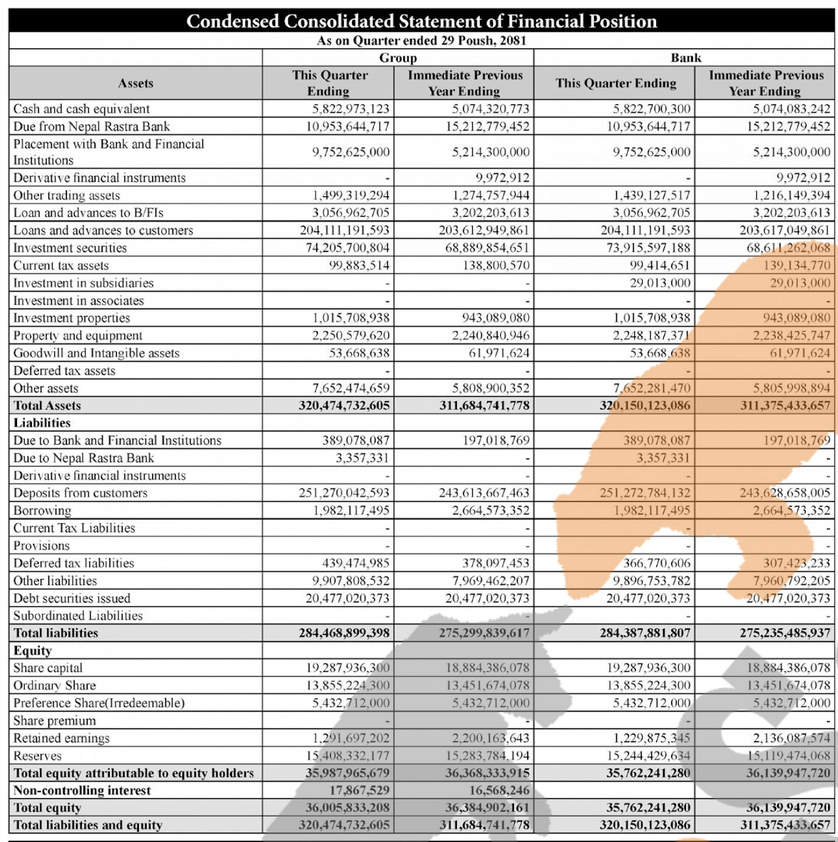
#> input picture image.png, 838 x 842 px, shrunk from 1526 x 1534 before the run
$ jupyter execute --allow-errors test.ipynb
#> lines starting #> are read from the running program, lines starting #| are printed output that depends on the picture; after the words box and inside, x2 and y2 are one past the last pixel; in counts of white or black regions, pixels touching at a corner belong together
#> further down, image is the input picture: shape (842, 838, 3); mean B, G, R 204.6, 208, 211.8
[cell 1]
# Run OCR on the cropped images
import easyocr
#> (the rest of this cell did not finish here and is left out)

[cell 2]
import numpy as np
import cv2 as cv
import matplotlib.pyplot as plt


def angle_cos(p0, p1, p2):
    d1, d2 = (p0-p1).astype('float'), (p2-p1).astype('float')
    return abs( np.dot(d1, d2) / np.sqrt( np.dot(d1, d1)*np.dot(d2, d2) ) )

def find_squares(img, threshold):
#> called with threshold = 0.1
    img = cv.GaussianBlur(img, (5, 5), 0)
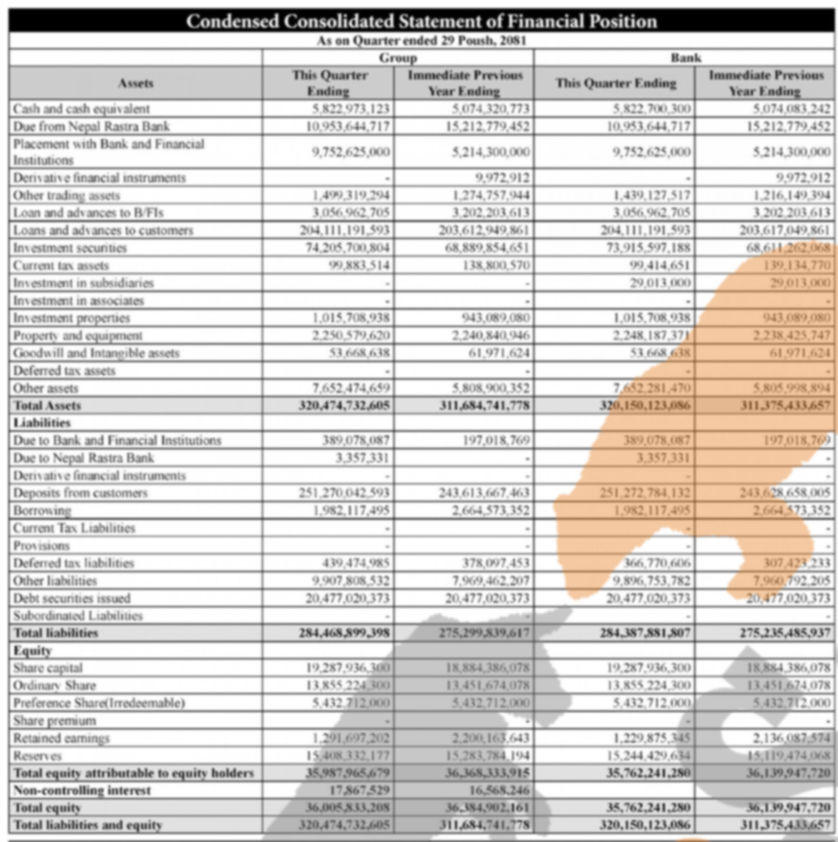
#> img: shape (842, 838, 3); mean of channels 0, 1, 2 204.6, 208.1, 211.8; drawn as B, G, R
    squares = []
    for gray in cv.split(img):
        for thrs in range(0, 255, 26):
            if thrs == 0:
                bin = cv.Canny(gray, 0, 50, apertureSize=5)
                bin = cv.dilate(bin, None)
            else:
                _retval, bin = cv.threshold(gray, thrs, 255, cv.THRESH_BINARY)
            contours, _hierarchy = cv.findContours(bin, cv.RETR_LIST, cv.CHAIN_APPROX_SIMPLE)
            for cnt in contours:
                cnt_len = cv.arcLength(cnt, True)
                cnt = cv.approxPolyDP(cnt, 0.02*cnt_len, True)
                if len(cnt) == 4 and cv.contourArea(cnt) > 1000 and cv.isContourConvex(cnt):
                    cnt = cnt.reshape(-1, 2)
                    max_cos = np.max([angle_cos( cnt[i], cnt[(i+1) % 4], cnt[(i+2) % 4] ) for i in range(4)])
                    if max_cos < threshold:
                        squares.append(cnt)
#> this loop made 3 passes
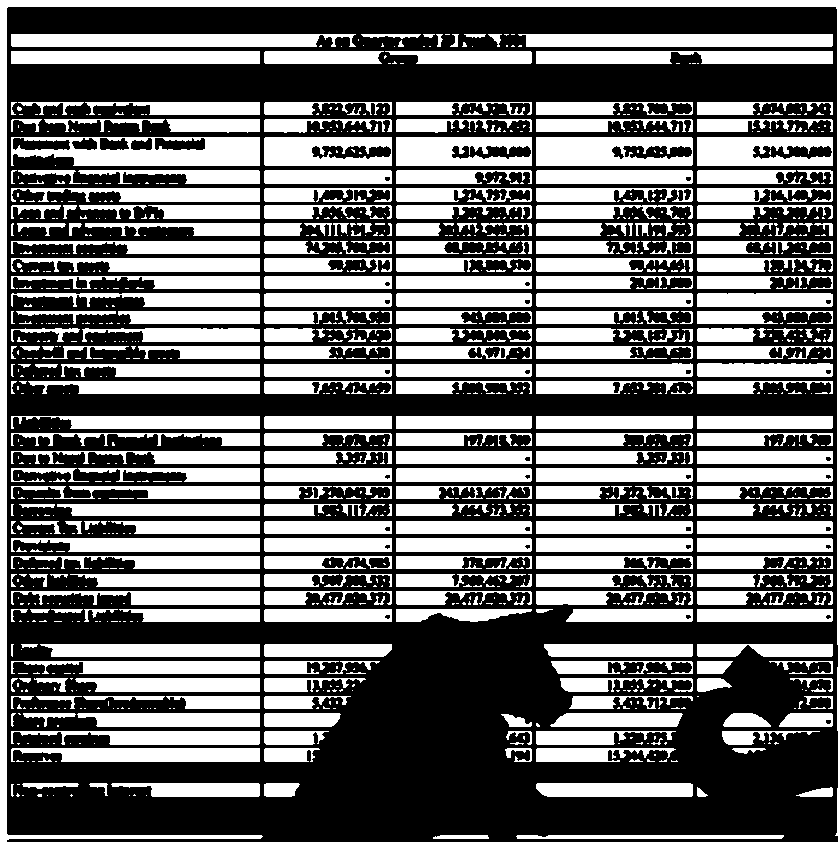
#> bin: shape (842, 838); 43% white; 1282 white regions (898 under 20 px), largest, box (x1, y1, x2, y2) and area: (0, 0, 838, 842) 13375, (11, 137, 260, 166) 4997, (11, 34, 356, 47) 4162
    return squares

[cell 3]
# image_address = '/Users/sunilthapa/Desktop/projects/nepse/1737352785-adbl.jpg'
image_address = 'image.png'
image = cv.imread(image_address)

squares = find_squares(image, 0.1)
cv.drawContours(image, squares, -1, (0,255,0),3)
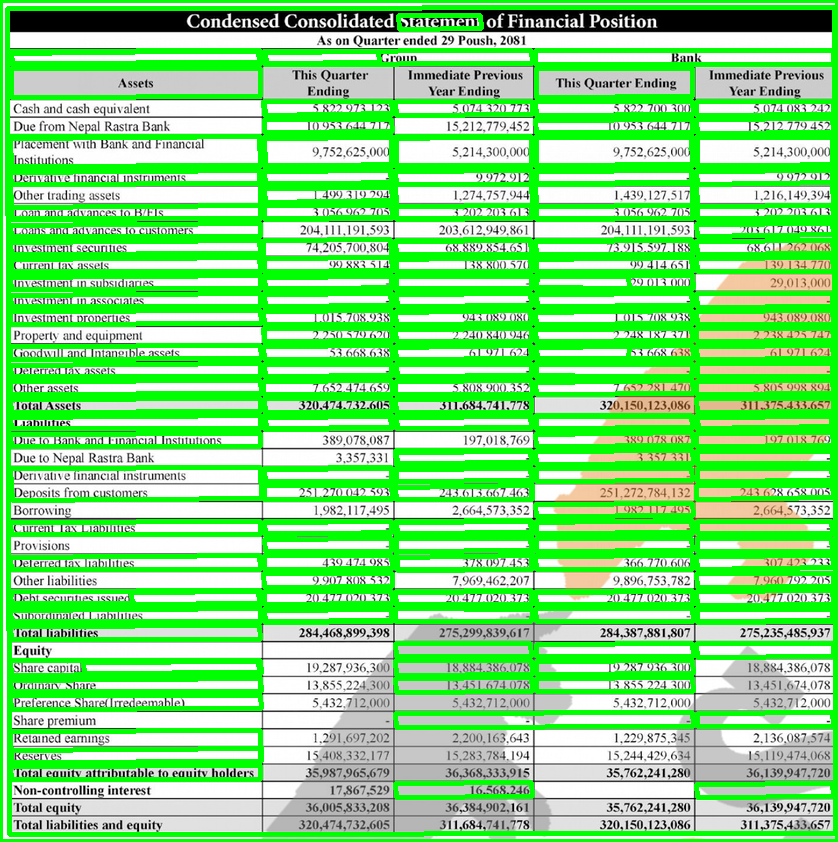
#> image: shape (842, 838, 3); mean B, G, R 125.4, 225.9, 128.9
cv.imshow('squares', image)

print(len(squares))
#| 596
# show the image
plt.imshow(image)
plt.show()

[cell 4]
threshold_x, threshold_y = 30, 50
# find the top x coords of all the columns; where do they begin
top_x = []
for i in squares:
    top_x.append(i[0][0])
#> this loop made 596 passes
#> i on passes 1 to 3: [[83, 662], [258, 661], [259, 672], [84, 673]], [[131, 592], [258, 591], [259, 603], [132, 604]], [[396, 522], [530, 521], [531, 532], [397, 533]]
# print(sorted(top_x))
top_x = np.unique(top_x)

x_bins = [top_x[0]]
for i in top_x:
    # get the optimal bin value
    # distance b/w x_cords of two cols should be at least 50 units
    if i - x_bins[-1] > threshold_x:
        x_bins.append(i)
#> this loop made 19 passes
#> i on passes 2 to 13: 7, 10, 11, 83, 131, 260, 263, 264, 265, 395, 396, 398

# find the top y coords of all the columns; where do they begin

top_y = []
for i in squares:
    top_y.append(i[0][1])
# print(sorted(top_y))
top_y = np.unique(top_y)

y_bins = [top_y[0]]
for i in top_y:
    # get the optimal bin value
    # distance b/w x_cords of two cols should be at least 50 units
    if i - y_bins[-1] > threshold_y:
        y_bins.append(i)
#> this loop made 90 passes
#> i on passes 2 to 13: 8, 15, 50, 51, 52, 53, 68, 101, 119, 120, 136, 137

print(x_bins)
#| [0, 83, 131, 260, 395, 535, 692]
print(y_bins)
#| [0, 51, 119, 170, 224, 275, 328, 381, 433, 485, 538, 591, 643, 695, 750]
plt.imshow(image)

# make pairs of top coords
top_cords = []
for i in x_bins[1:-1]:
    for j in y_bins[1:]:
        top_cords.append((i,j))
#> this loop made 5 passes
# print(top_cords)

[cell 5]
print(top_y)
#| [  0   8  15  50  51  52  53  68 101 119 120 136 137 138 170 171 172 188
#|  205 206 207 224 225 240 241 242 258 259 275 276 277 287 293 294 295 311
#|  312 328 329 346 347 363 364 365 381 382 398 399 415 416 417 433 434 450
#|  451 452 468 469 485 487 504 521 522 538 539 555 556 557 573 591 592 608
#|  609 610 621 626 643 644 660 661 662 678 680 695 713 731 750 766 783 784]

[cell 6]
threshold_x, threshold_y = 10, 10

# find the bottom x coords of all the columns; where do they end
top_x = []
for i in squares:
    top_x.append(i[2][0])
# print(sorted(top_x))
top_x = np.unique(top_x)

x_bins = [top_x[0]]
for i in top_x:
    # get the optimal bin value
    # distance b/w x_cords of two cols should be at least 50 units
    if i - x_bins[-1] > threshold_x:
        x_bins.append(i)
#> this loop made 20 passes
#> i on passes 1 to 12: 10, 259, 260, 261, 379, 391, 392, 481, 531, 532, 535, 536

# find the bottom y coords of all the columns; where do they end

top_y = []
for i in squares:
    top_y.append(i[2][1])
# print(sorted(top_y))
top_y = np.unique(top_y)

y_bins = [top_y[0]]
for i in top_y:
    # get the optimal bin value
    # distance b/w x_cords of two cols should be at least 50 units
    if i - y_bins[-1] > threshold_y:
        y_bins.append(i)
#> this loop made 82 passes
#> i on passes 1 to 12: 28, 62, 63, 64, 96, 113, 114, 131, 132, 164, 165, 166

# print(x_bins)
# print(y_bins)

# make pairs of bottom coords
bottom_cords = []
for i in x_bins[1:]:
    if i != 0:
        for j in y_bins[:-1]:
            if j != 0:
                bottom_cords.append((i,j))
#> this loop made 8 passes
#> i on passes 1 to 8: 259, 379, 391, 481, 531, 628, 692, 831
# print(len(bottom_cords))

[cell 7]
im = plt.imread(image_address)
implot = plt.imshow(im)

for i in top_cords:
    plt.scatter([i[0]], [i[1]], marker='x', c='r')
#> this loop made 70 passes
#> i on passes 1 to 12: (83, 51), (83, 119), (83, 170), (83, 224), (83, 275), (83, 328), (83, 381), (83, 433), (83, 485), (83, 538), (83, 591), (83, 643)
for i in bottom_cords:
    plt.scatter([i[0]], [i[1]], marker='o', c='g')
#> this loop made 328 passes
#> i on passes 1 to 3: (259, 28), (259, 62), (259, 96)
plt.show()
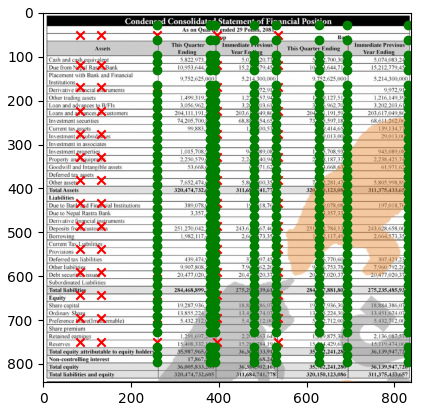
#> figure drawn by matplotlib, 1 panel

[cell 8]
from PIL import Image

# Opens a image in RGB mode
im = Image.open(image_address)
#> im: PIL image 838x842 RGBA

# Size of the image in pixels (size of orginal image)
# (This is not mandatory)
width, height = im.size

def crop_image(squares, padding=[0,0,0,0]):
    # top, right, bottom, left

    # Setting the points for cropped image
    left, top = squares[0][0]-padding[3], squares[0][1]-padding[0]
    right, bottom = squares[1][0]+padding[1], squares[1][1]+padding[2]+2

    # Cropped image of above dimension
    # (It will not change orginal image)
    print(left, top, right, bottom)
    im1 = im.crop((left, top, right, bottom))

    filename = './temp/' + str(i) + '.png'
    im1.save(filename)

    return filename

    # Shows the image in image viewer
    # im1.show()
